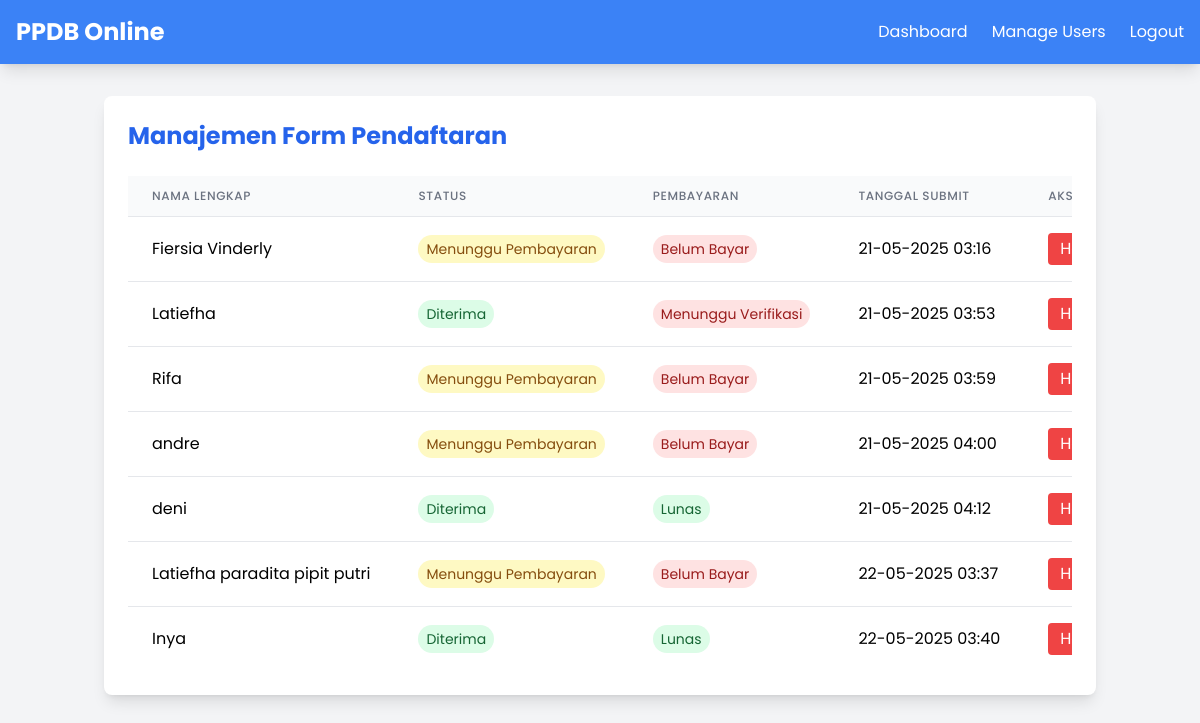
The app's page /admin/manage_forms (signed in), older data.
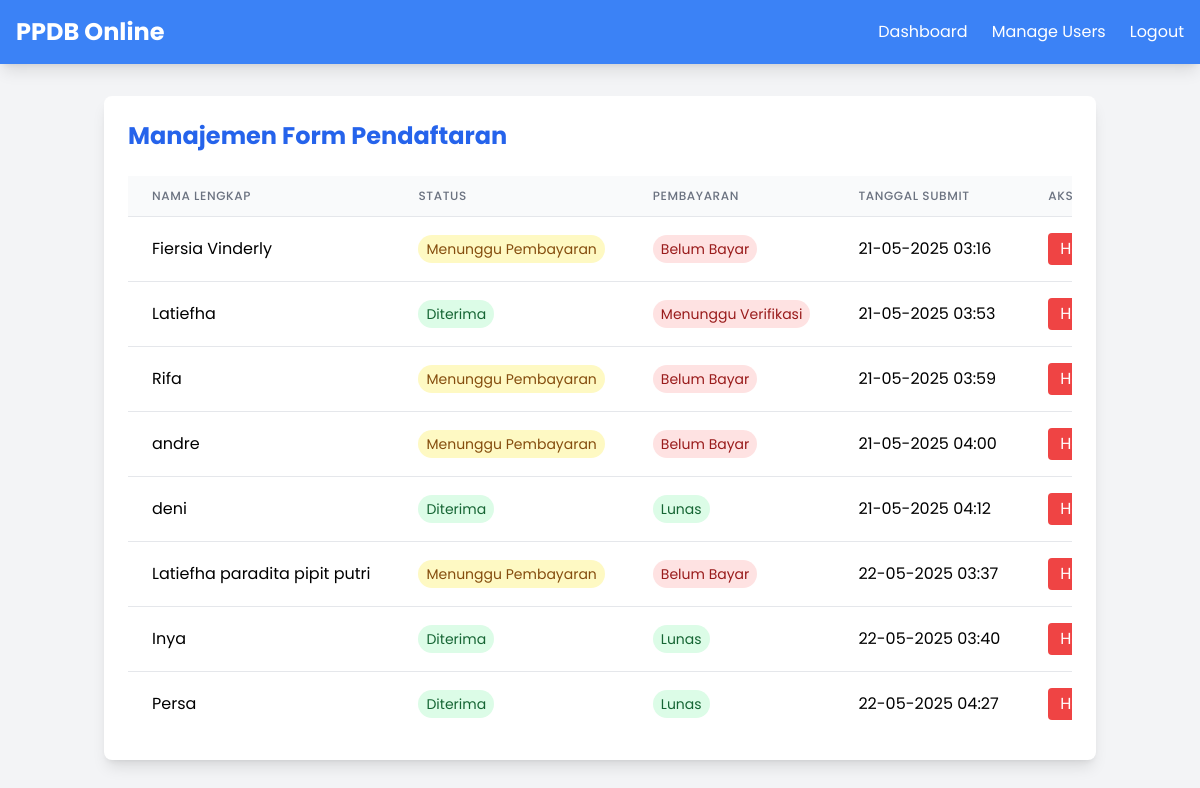
The same page, newer data.
### app/models.py (models this page shows, shortened)
class StudentForm(db.Model):
    __tablename__ = 'student_forms'
    id = db.Column(db.Integer, primary_key=True)
    user_id = db.Column(db.Integer, db.ForeignKey('users.id'), nullable=False)
    full_name = db.Column(db.String(100), nullable=False)
    gender = db.Column(db.String(1), nullable=False)
    birth_place = db.Column(db.String(100), nullable=False)
    birth_date = db.Column(db.Date, nullable=False)
    religion = db.Column(db.String(20), nullable=False)
    nisn = db.Column(db.String(20), nullable=False)
    father_name = db.Column(db.String(100), nullable=False)
    mother_name = db.Column(db.String(100), nullable=False)
    parent_phone = db.Column(db.String(15), nullable=False)
    parent_occupation = db.Column(db.String(100), nullable=False)
    address = db.Column(db.Text, nullable=False)
    previous_school = db.Column(db.String(100), nullable=False)
    achievement_file = db.Column(db.String(255), nullable=True)
    status = db.Column(db.String(20), default='Menunggu')
    payment_proof = db.Column(db.String(255), nullable=True)
    payment_status = db.Column(db.String(20), default='Belum Bayar')
    created_at = db.Column(db.DateTime, default=datetime.utcnow)
    user = db.relationship('User', backref='forms')
    accepted_record = db.relationship('AcceptedStudent', backref='form',
                                    uselist=False, cascade='all, delete-orphan')
    rejected_record = db.relationship('RejectedStudent', backref='form',
                                    uselist=False, cascade='all, delete-orphan')
    spp_payments = db.relationship('PaymentSPP', backref='student',
                                 lazy='dynamic', cascade='all, delete-orphan')

### app/routes/admin.py (the view)
    def wrapper(*args, **kwargs):
        if not current_user.is_authenticated or not current_user.is_admin:
            flash("Anda tidak memiliki akses ke halaman ini.", "danger")
            return redirect(url_for('main.index'))
        return func(*args, **kwargs)

### app/routes/admin.py (called while the page is built)
def admin_required(func):
    def wrapper(*args, **kwargs):
        if not current_user.is_authenticated or not current_user.is_admin:
            flash("Anda tidak memiliki akses ke halaman ini.", "danger")
            return redirect(url_for('main.index'))
        return func(*args, **kwargs)
    wrapper.__name__ = func.__name__
    return wrapper

@admin_bp.route('/manage_forms')
@login_required
@admin_required
def manage_forms():
    try:
        all_forms = StudentForm.query.all()
        print("\nAll forms in database:")
        for form in all_forms:
            print(f"ID: {form.id}, Name: {form.full_name}, Status: {form.status}")
        csrf_token = generate_csrf()
        return render_template('manage_forms.html', forms=all_forms, csrf_token=csrf_token)
    except Exception as e:
        print(f"Error in manage_forms: {str(e)}")
        return f"Error: {str(e)}", 500

### app/templates/manage_forms.html (shortened to what the changed rows need)
<!DOCTYPE html>
<html lang="id">
<head>
    <script src="https://cdn.tailwindcss.com"></script>
</head>
<body class="bg-gray-100 min-h-screen flex flex-col">
    <div class="container mx-auto px-4 py-8">
        <div class="bg-white rounded-lg shadow-lg p-6">
            <div class="flex justify-between items-center mb-6">
                <h2 class="text-2xl font-bold text-blue-600">Manajemen Form Pendaftaran</h2>
            </div>
            <div class="overflow-x-auto">
                <table class="min-w-full divide-y divide-gray-200">
                    <thead>
                        <tr>
                            <th class="px-6 py-3 bg-gray-50 text-left text-xs font-medium text-gray-500 uppercase tracking-wider">
                                Nama Lengkap
                            </th>
                            <th class="px-6 py-3 bg-gray-50 text-left text-xs font-medium text-gray-500 uppercase tracking-wider">
                                Status
                            </th>
                            <th class="px-6 py-3 bg-gray-50 text-left text-xs font-medium text-gray-500 uppercase tracking-wider">
                                Pembayaran
                            </th>
                            <th class="px-6 py-3 bg-gray-50 text-left text-xs font-medium text-gray-500 uppercase tracking-wider">
                                Tanggal Submit
                            </th>
                            <th class="px-6 py-3 bg-gray-50 text-left text-xs font-medium text-gray-500 uppercase tracking-wider">
                                Aksi
                            </th>
                        </tr>
                    </thead>
                    <tbody class="bg-white divide-y divide-gray-200">
                        {% for form in forms %}
                        <tr id="form-row-{{ form.id }}">
                            <td class="px-6 py-4 whitespace-nowrap">{{ form.full_name }}</td>
                            <td class="px-6 py-4 whitespace-nowrap">
                                <span class="px-2 py-1 text-sm rounded-full
                                    {% if form.status == 'Diterima' %}
                                        bg-green-100 text-green-800
                                    {% elif form.status == 'Ditolak' %}
                                        bg-red-100 text-red-800
                                    {% else %}
                                        bg-yellow-100 text-yellow-800
                                    {% endif %}">
                                    {{ form.status }}
                                </span>
                            </td>
                            <td class="px-6 py-4 whitespace-nowrap">
                                <span class="px-2 py-1 text-sm rounded-full
                                    {% if form.payment_status == 'Lunas' %}
                                        bg-green-100 text-green-800
                                    {% else %}
                                        bg-red-100 text-red-800
                                    {% endif %}">
                                    {{ form.payment_status or 'Belum Bayar' }}
                                </span>
                            </td>
                            <td class="px-6 py-4 whitespace-nowrap">
                                {{ form.created_at.strftime('%d-%m-%Y %H:%M') }}
                            </td>
                            <td class="px-6 py-4 whitespace-nowrap">
                                <button onclick="deleteForm({{ form.id }})"
                                        class="bg-red-500 hover:bg-red-600 text-white px-3 py-1 rounded">
                                    Hapus
                                </button>
                            </td>
                        </tr>
                        {% endfor %}
                    </tbody>
                </table>
            </div>
        </div>
    </div>
</body>
</html>

Row changes from the older to the newer data that the page shows:
added StudentForm: full_name "Persa", status "Diterima", payment_status "Lunas", created_at "22-05-2025 04:27"
